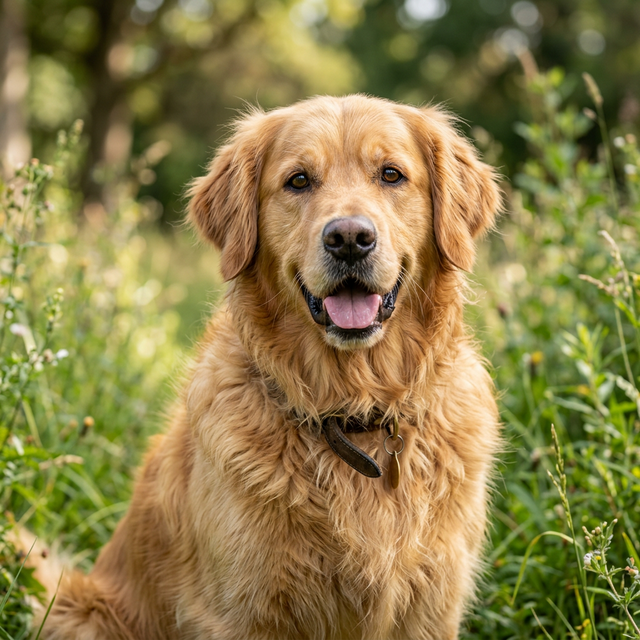
#> input picture gallery/samples/dog.jpg, 640 x 640 px
$ python make_fixtures.py ../../../../../../gallery/samples/dog.jpg ../../../../../../gallery/samples/cat.png
#> lines starting #> are read from the running program, lines starting #| are printed output that depends on the picture
#!/usr/bin/env python3
"""Pre-render the benchmark's BGRA frames once, so every launch replays identical bytes.

Codex's harness rendered the portrait with Flutter at runtime; two launches got
different decoded pixels. Here the letterboxed portrait is produced offline with
Pillow's bilinear resize, stored as raw padded BGRA (row stride = width*4 + 16,
padding bytes 0xA5, alpha 255), and verified by SHA-256 inside the app.
"""
import hashlib, json, sys
from pathlib import Path
from PIL import Image

def render(source, width, height, pad=16):
#> called with width = 480, height = 640, pad = 16
    image = Image.open(source).convert('RGB')
#> image is the input picture: PIL image 640x640 RGB; mean R, G, B 139.6, 126.4, 73.6
    scale = min(width / image.width, height / image.height)
#> scale = 0.75
    w, h = round(image.width * scale), round(image.height * scale)
#> w = 480; h = 480
    canvas = Image.new('RGB', (width, height), (0, 0, 0))
#> canvas: PIL image 480x640 RGB; every value is 0
    canvas.paste(image.resize((w, h), Image.Resampling.BILINEAR), ((width - w) // 2, (height - h) // 2))
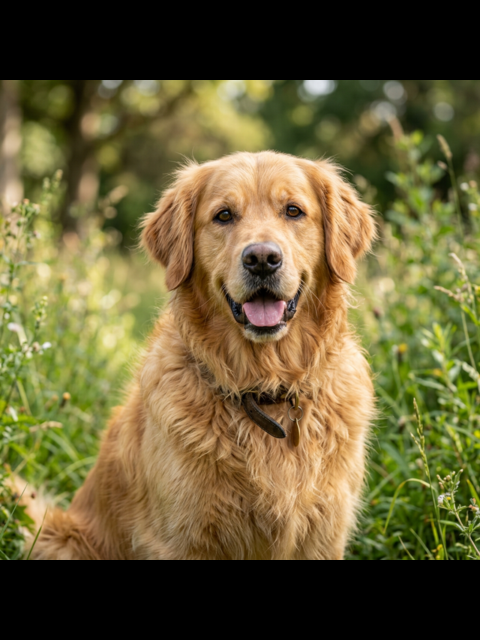
#> canvas: PIL image 480x640 RGB; mean R, G, B 104.9, 94.9, 55.3
    rgb = canvas.tobytes()
    stride = width * 4 + pad
    out = bytearray(b'\xa5' * (stride * height))
    for y in range(height):
        row = rgb[y * width * 3:(y + 1) * width * 3]
        d = y * stride
        out[d:d + width * 4:4] = row[2::3]      # B
        out[d + 1:d + width * 4:4] = row[1::3]  # G
        out[d + 2:d + width * 4:4] = row[0::3]  # R
        out[d + 3:d + width * 4:4] = b'\xff' * width
    return bytes(out), stride

def main():
    source, destination = Path(sys.argv[1]), Path(sys.argv[2])
    destination.mkdir(parents=True, exist_ok=True)
    manifest = {'source': source.name, 'source_sha256': hashlib.sha256(source.read_bytes()).hexdigest(), 'fixtures': []}
    for width, height in [(480, 640), (1080, 1920)]:
        data, stride = render(source, width, height)
#> stride = 1936
        name = f'portrait_{width}x{height}_bgra.bin'
        (destination / name).write_bytes(data)
        manifest['fixtures'].append({'file': name, 'width': width, 'height': height, 'stride': stride,
                                     'bytes': len(data), 'sha256': hashlib.sha256(data).hexdigest()})
    (destination / 'fixtures.json').write_text(json.dumps(manifest, indent=2) + '\n')
    print(json.dumps(manifest, indent=2))

if __name__ == '__main__':
    main()
